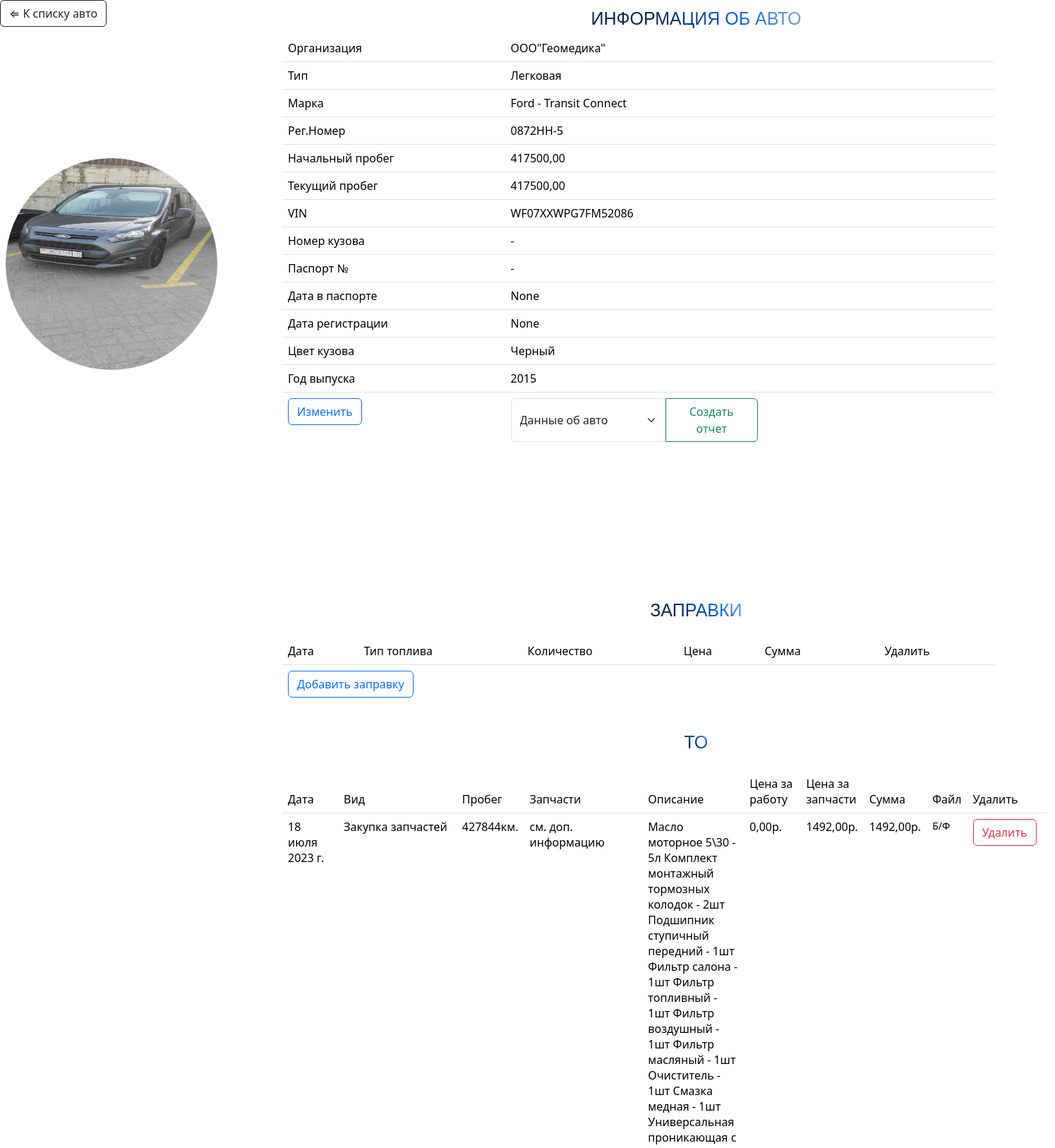
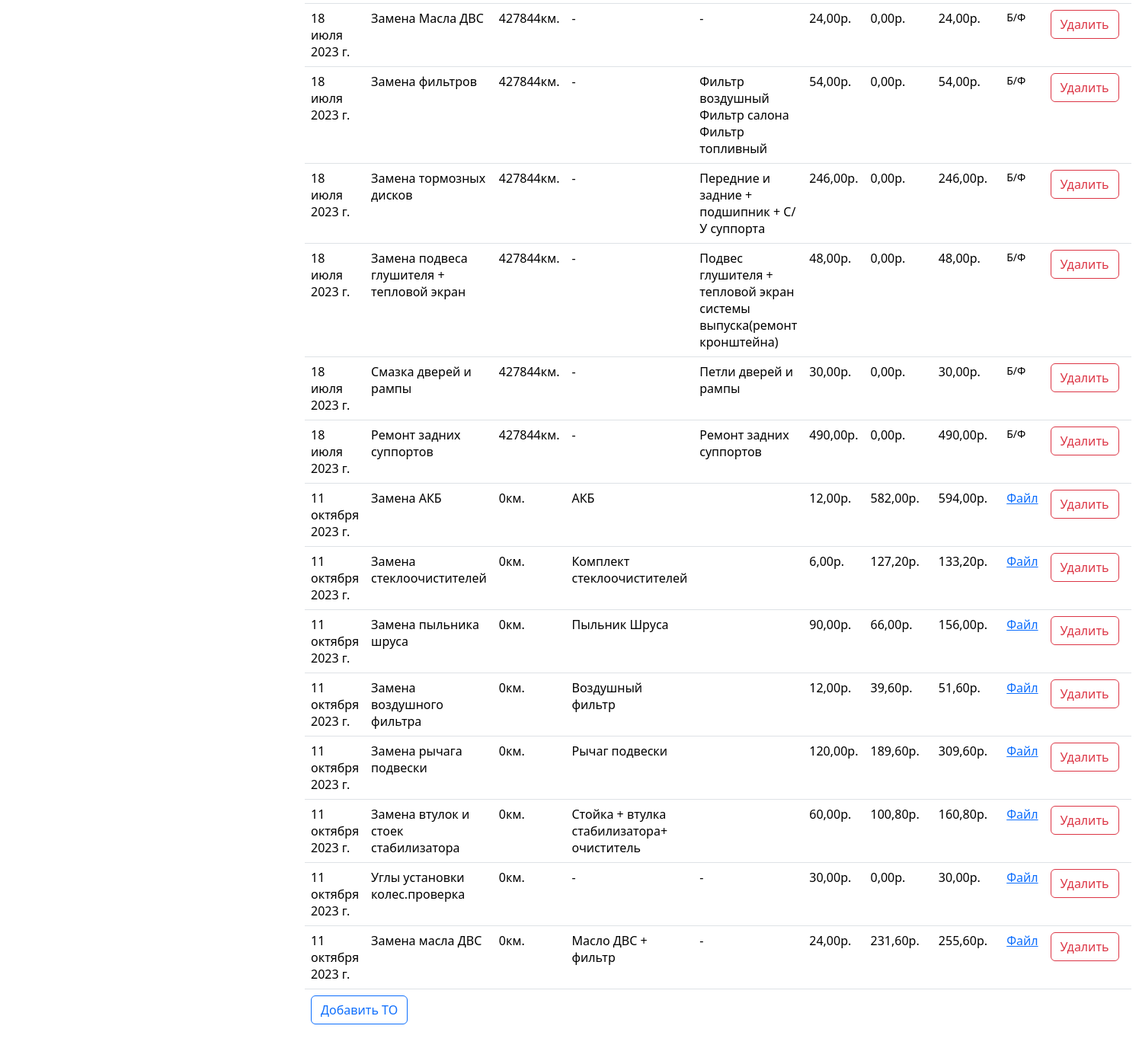
Page /car/3/ on the committed database (2 pictures, top to bottom).
### Park/models.py (models this page shows, shortened)
class Car(models.Model):
    CLS = (
        ('Легковая', 'Легковая'),
        ('Грузовая', 'Грузовая'),
        ('Прицеп', 'Прицеп'),
    )
    id = models.IntegerField(editable=False, blank=False, null=False, primary_key=True, auto_created=True)
    photo = models.ImageField(blank=True, upload_to='media/car_photo')
    organization = models.ForeignKey(Organisation, blank=True, on_delete=models.CASCADE)
    type = models.CharField(choices=CLS, max_length=250, blank=True)
    mark = models.ForeignKey(CarMark, blank=True, on_delete=models.CASCADE)
    registration_number = models.CharField(max_length=8, blank=True)
    start_mileage = models.DecimalField(max_digits=15, decimal_places=2, blank=True)
    current_mileage = models.DecimalField(max_digits=15, decimal_places=2,null=True, blank=True)
    VIN = models.CharField(max_length=30, blank=True, null=True)
    board_number = models.CharField(max_length=30, blank=True, null=True)
    passport_number = models.CharField(max_length=30, blank=True, null=True)
    pasport_date = models.DateField(blank=True, null=True)
    registration_date = models.DateField(blank=True, null=True)
    board_color = models.CharField(max_length=15, blank=True)
    year = models.IntegerField(blank=True, null=True)

class Organisation(models.Model):
    FORMS = (
        ('ООО', 'ООО'),
        ('ОAО', 'ОAО'),
        ('ИП', 'ИП'),
        ('ЧП', 'ЧП'),
        ('АКБ', 'АКБ'),
        ('ЗАО', 'ЗАО'),
        ('НПО', 'НПО'),
        ('НПП', 'НПП'),
        ('ТОО', 'ТОО'),
        ('ГУП', 'ГУП'),
    )
    ACTIVE = (
        ('Да', 'Да'),
        ('Нет', 'Нет'),
    )
    name = models.CharField(max_length=250)
    form = models.CharField(choices=FORMS, max_length=250, blank=True)
    active = models.CharField(choices=ACTIVE, max_length=250, blank=True)
    def __str__(self):
        return self.form + '"' + self.name + '"'

class CarMark(models.Model):
    name = models.CharField(max_length=250, blank=True)
    model = models.CharField(max_length=250, blank=True)
    def __str__(self):
        return self.name + ' - ' + str(self.model)

class Maintenance(models.Model):
    Car_m = models.ForeignKey(Car, blank=True, on_delete=models.CASCADE)
    date_m = models.DateField(blank=True)
    type_m = models.CharField(max_length=50, blank=True)
    millage = models.IntegerField(blank=True)
    spare_parts = models.CharField(max_length=250, blank=True)
    description = models.CharField(max_length=1500, blank=True)
    price_of_work = models.DecimalField(max_digits=10, decimal_places=2, blank=True)
    price_of_spare_parts = models.DecimalField(max_digits=10, decimal_places=2, blank=True)
    summ = models.DecimalField(editable=False,max_digits=10, decimal_places=2, blank=True)
    file = models.FileField(upload_to='media/files', blank=True, null=True)

### Park/views.py (the view)
# urls.py: path('car/<int:pk>/', CarDetailView.as_view(), name='car_info'),
class CarDetailView(DetailView):
    model = Car
    template_name = 'car_info.html'
    context_object_name = 'car_inf'
    def get_context_data(self, **kwargs):
        context = super().get_context_data(**kwargs)
        context["gas"] = Gas.objects.filter(Car_g=self.object.id)
        context['maintance'] = Maintenance.objects.filter(Car_m=self.object.id)
        return context

### templates/car_info.html (shortened to what this page needs)
{% load static %}
{% load bootstrap5 %}
{% bootstrap_css %}
<!DOCTYPE html>
<html lang="en">
<head>
</head>
<body style="width: 45%; max-width: 1920px; position: relative">
<form action="{% url 'listofcars' %}">
    <div style=" bottom: 55px;">
        <button type="submit" class="btn btn-outline-dark">⇐ К списку авто</button>
    </div>
</form>
<div>
    <p style="bottom: 50px;left: 650px; position: relative" class="gradient-text">Информация об авто</p>
    <table style=" border-color: transparent; width: 100px" class="table">
        <tbody>
            <tr>
                {% if car_inf.photo.url != '' %}
                    <td onclick="window.location.href='{{ car_inf.photo.url }}'; return false" style="position: relative;  top:100px"><img style="border-radius: 200px;position: relative;margin: 0; padding: 0" width="300" height="300" src="{{ car_inf.photo.url }}" alt=""></td>
                {% else %}
                    <td onclick="window.location.href='{% static '../media/car_photo/nofoto.jpg' %}'; return false" style="position: relative;  top:100px"><img style="border-radius: 200px;position: relative;margin: 0; padding: 0" width="300" height="300" src="/media/car_photo/nofoto.jpg" alt=""></td>
                {% endif %}
            </tr>
        </tbody>
    </table>
</div>
<table style="width: 150%;position: relative; bottom: 400px; left: 400px" class="table">
    <tbody>
        <tr>
            <td>Организация</td>
            <td>{{ car_inf.organization }}</td>
        </tr>
        <tr>
            <td>Тип</td>
            <td>{{ car_inf.type }}</td>
        </tr>
        <tr>
            <td>Марка</td>
            <td>{{ car_inf.mark }}</td>
        </tr>
        <tr>
            <td>Рег.Номер</td>
            <td>{{ car_inf.registration_number }}</td>
        </tr>
        <tr>
            <td>Начальный пробег</td>
            <td>{{ car_inf.start_mileage }}</td>
        </tr>
        <tr>
            <td>Текущий пробег</td>
            <td>{{ car_inf.current_mileage }}</td>
        </tr>
        <tr>
            <td>VIN</td>
            <td>{{ car_inf.VIN }}</td>
        </tr>
        <tr>
            <td>Номер кузова</td>
            <td>{{ car_inf.board_number }}</td>
        </tr>
        <tr>
            <td>Паспорт №</td>
            <td>{{ car_inf.passport_number }}</td>
        </tr>
        <tr>
            <td>Дата в паспорте</td>
            <td>{{ car_inf.pasport_date }}</td>
        </tr>
        <tr>
            <td>Дата регистрации</td>
            <td>{{ car_inf.registration_date }}</td>
        </tr>
        <tr>
            <td>Цвет кузова</td>
            <td>{{ car_inf.board_color }}</td>
        </tr>
        <tr>
            <td>Год выпуска</td>
            <td>{{ car_inf.year }}</td>
        </tr>
        <tr style="border-color: transparent">
                <td>
                    <form action="{% url 'car_update' car_inf.id %}">
                        <button type="submit" class="btn btn-outline-primary me-2">Изменить</button>
                    </form>
                </td>
                <td colspan="2">
                    <form action="{% url 'export' car_inf.id %}" method="post" enctype="multipart/form-data">
                        <div class="btn-group" style="width: 350px">
                            <select style="" class="form-select" aria-label="Выберите цель отчета" name="select_value" id="type">
                                <option value="Car">Данные об авто</option>
                            </select>
                            <button style="width: 60%;" type="submit" class="btn btn-outline-success">Создать отчет</button>
                        </div>
                    </form>
                </td>
        </tr>
    </tbody>
</table>
<p style=" left: 650px; position: relative; bottom: 225px" class="gradient-text">Заправки</p>
{% include 'Gas_table.html' %}
<p style="left: 650px;position: relative; bottom: 225px" class="gradient-text">ТО</p>
{% include 'Maintenance_tabel.html' %}
</body>
</html>

### templates/Maintenance_tabel.html (shortened to what this page needs)
{% load static %}
<div style="position: relative; top: 25px">
        <table  style="width: 150%;position: relative; bottom: 250px; left: 400px" class="table">
	            <thead>
                <tr>
                    <td>Дата</td>
                    <td>Вид</td>
                    <td>Пробег</td>
                    <td>Запчасти</td>
                    <td>Описание</td>
                    <td>Цена за работу</td>
                    <td>Цена за запчасти</td>
                    <td>Сумма</td>
                    <td>Файл</td>
                    <td>Удалить</td>
                </tr>
                </thead>
                <tbody>
                {% for item in maintance %}
                <tr data-id="{{ item.id }}" class="companydelete">
                    <td class="non-click">{{ item.date_m }}</td>
                    <td class="non-click">{{ item.type_m }}</td>
                    <td class="non-click">{{ item.millage }}км.</td>
                    <td class="non-click">{{ item.spare_parts }}</td>
                    <td class="non-click">{{ item.description }}</td>
                    <td class="non-click">{{ item.price_of_work }}р.</td>
                    <td class="non-click">{{ item.price_of_spare_parts }}р.</td>
                    <td class="non-click">{{ item.summ }}р.</td>
                    {% if item.file.url != '' %}
                        <td class="non-click"><a href="{{ item.file.url }}">Файл</a></td>
                    {% else %}
                        <td class="non-click">
                            <p  style="font-size: 14px;"> Б/Ф</p>
                        </td>
                    {% endif %}
                    <td>
                        <button class="btn btn-outline-danger me-2" type="submit">Удалить</button>
                    </td>
                </tr>
                {% endfor %}
                <tr style="border-bottom: transparent">
                    <td colspan="5">
                        <form action="{% url 'add_m' %}">
                            <button type="submit" class="btn btn-outline-primary me-2">Добавить ТО</button>
                        </form>
                    </td>
                </tr>
            </tbody>
        </table>
    </div>

### templates/car_info.html (style rules this page uses)
tr { width: 80%; max-width: 1920px; }

### templates/Gas_table.html (style rules this page uses)
.gradient-text { font-family: 'Rubik One', sans-serif; font-size: 25px; text-transform: uppercase; background: linear-gradient(45deg, #0B2349 33%, #0D61BC 66%, #8AA9D6); -webkit-background-clip: text; -webkit-text-fill-color: transparent; color: #0B2349; display: table; margin: 20px auto; text-align: center; }

### rows in the picture
Car: photo (picture), organization "ООО\"Геомедика\"", type "Легковая", mark "Ford - Transit Connect", registration_number "0872HH-5", start_mileage "417500,00", current_mileage "417500,00", VIN "WF07XXWPG7FM52086", board_number "-", passport_number "-", pasport_date "None", registration_date "None", board_color "Черный", year "2015"
Maintenance: date_m "18 июля 2023 г.", type_m "Закупка запчастей", millage "427844", spare_parts "см. доп. информацию", description "Масло моторное 5\\30 - 5л Комплект монтажный тормозных колодок - 2шт Подшипник ступичный передний - 1шт Фильтр салона - 1шт Фильтр топливный - 1шт Фильтр воздушный - 1шт Фильтр масляный - 1шт Очиститель - 1шт Смазка медная - 1шт Универсальная проникающая с", price_of_work "0,00", price_of_spare_parts "1492,00", summ "1492,00", file "Б/Ф"
Maintenance: date_m "18 июля 2023 г.", type_m "Замена Масла ДВС", millage "427844", spare_parts "-", description "-", price_of_work "24,00", price_of_spare_parts "0,00", summ "24,00", file "Б/Ф"
Maintenance: date_m "18 июля 2023 г.", type_m "Замена фильтров", millage "427844", spare_parts "-", description "Фильтр воздушный Фильтр салона Фильтр топливный", price_of_work "54,00", price_of_spare_parts "0,00", summ "54,00", file "Б/Ф"
Maintenance: date_m "18 июля 2023 г.", type_m "Замена тормозных дисков", millage "427844", spare_parts "-", description "Передние и задние + подшипник + С/У суппорта", price_of_work "246,00", price_of_spare_parts "0,00", summ "246,00", file "Б/Ф"
Maintenance: date_m "18 июля 2023 г.", type_m "Замена подвеса глушителя + тепловой экран", millage "427844", spare_parts "-", description "Подвес глушителя + тепловой экран системы выпуска(ремонт кронштейна)", price_of_work "48,00", price_of_spare_parts "0,00", summ "48,00", file "Б/Ф"
Maintenance: date_m "18 июля 2023 г.", type_m "Смазка дверей и рампы", millage "427844", spare_parts "-", description "Петли дверей и рампы", price_of_work "30,00", price_of_spare_parts "0,00", summ "30,00", file "Б/Ф"
Maintenance: date_m "18 июля 2023 г.", type_m "Ремонт задних суппортов", millage "427844", spare_parts "-", description "Ремонт задних суппортов", price_of_work "490,00", price_of_spare_parts "0,00", summ "490,00", file "Б/Ф"
Maintenance: date_m "11 октября 2023 г.", type_m "Замена АКБ", millage "0", spare_parts "АКБ", price_of_work "12,00", price_of_spare_parts "582,00", summ "594,00"
Maintenance: date_m "11 октября 2023 г.", type_m "Замена стеклоочистителей", millage "0", spare_parts "Комплект стеклоочистителей", price_of_work "6,00", price_of_spare_parts "127,20", summ "133,20"
Maintenance: date_m "11 октября 2023 г.", type_m "Замена пыльника шруса", millage "0", spare_parts "Пыльник Шруса", price_of_work "90,00", price_of_spare_parts "66,00", summ "156,00"
Maintenance: date_m "11 октября 2023 г.", type_m "Замена воздушного фильтра", millage "0", spare_parts "Воздушный фильтр", price_of_work "12,00", price_of_spare_parts "39,60", summ "51,60"
Maintenance: date_m "11 октября 2023 г.", type_m "Замена рычага подвески", millage "0", spare_parts "Рычаг подвески", price_of_work "120,00", price_of_spare_parts "189,60", summ "309,60"
Maintenance: date_m "11 октября 2023 г.", type_m "Замена втулок и стоек стабилизатора", millage "0", spare_parts "Стойка + втулка стабилизатора+ очиститель", price_of_work "60,00", price_of_spare_parts "100,80", summ "160,80"
Maintenance: date_m "11 октября 2023 г.", type_m "Углы установки колес.проверка", millage "0", spare_parts "-", description "-", price_of_work "30,00", price_of_spare_parts "0,00", summ "30,00"
Maintenance: date_m "11 октября 2023 г.", type_m "Замена масла ДВС", millage "0", spare_parts "Масло ДВС + фильтр", description "-", price_of_work "24,00", price_of_spare_parts "231,60", summ "255,60"
